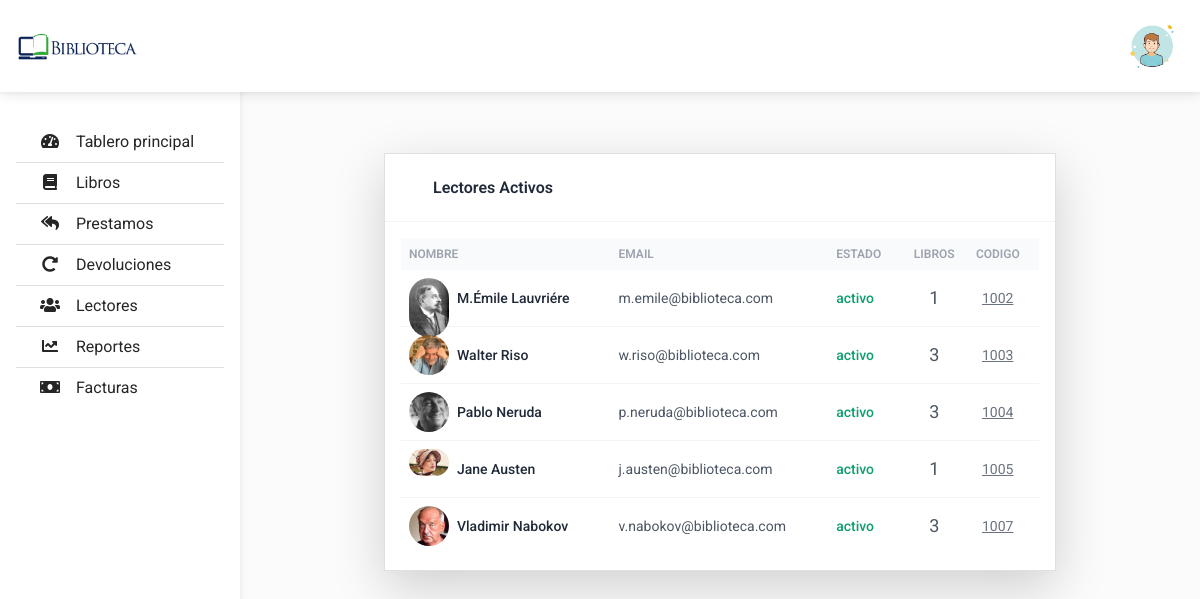
Page /lectores.php on the earlier database version.
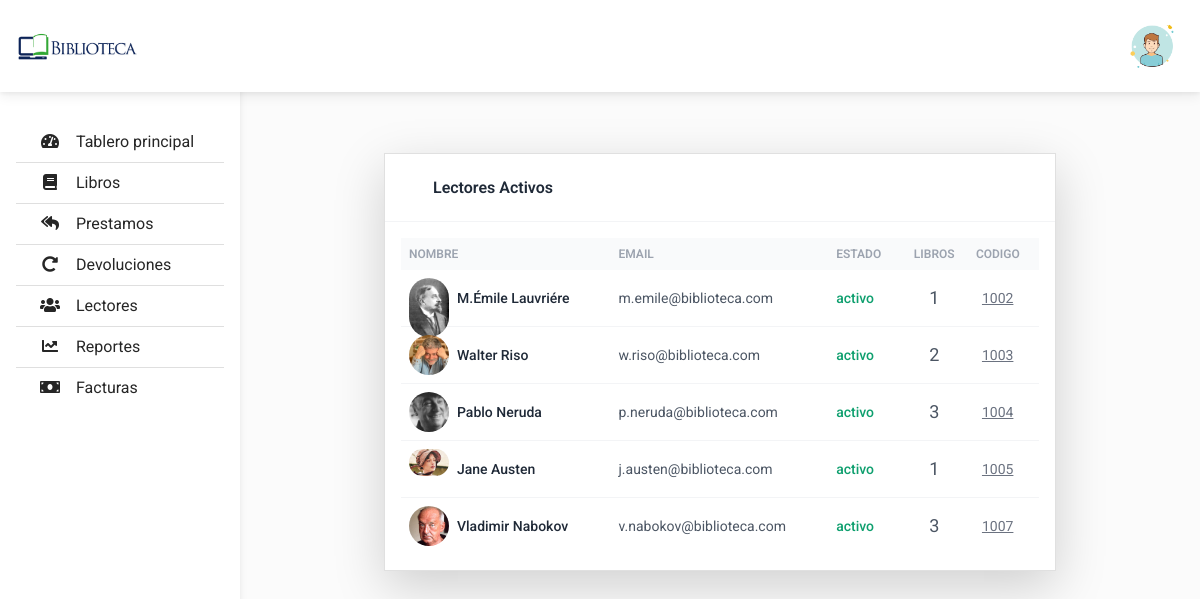
Same page on the later database version.
### tables this page shows
CREATE TABLE `lector` (
  `codigoLector` int(11) NOT NULL,
  `estado` tinyint(4) NOT NULL DEFAULT 1
);

### lectores.php (called while the page is built, shortened)
<?php
require_once('php/components/head.php');
require_once('php/view/lectores/index.php');
require_once('php/components/footer.php');

### php/classes/Lectores.php (called while the page is built, shortened)
<?php
class Lectores implements ISelect
{
    function Select($sql)
    {
        return $this->ejecutar($sql)->fetchAll(PDO::FETCH_OBJ);
    }
}
$lector = new Lectores();

### php/view/lectores/validate.php (called while the page is built)
<?php
$sql = "SELECT * FROM `v_lectores`;";
$columna = $lector->Select($sql);

### php/traits/Database.php (called while the page is built)
<?php
trait Database
{
    protected function pdo()
    {
        $host = "mysql:host=localhost;dbname=bd-biblioteca";
        $username = "root";
        $password = "";
        $option = [PDO::ATTR_ERRMODE => PDO::ERRMODE_WARNING];
        try {
            $pdo = new PDO($host, $username, $password, $option);
            if ($pdo instanceof PDO) {
                return $pdo;
            } else {
                throw new Exception(message: "Database not found");
            }
        } catch (PDOException $e) {
            die($e->getMessage());
        }
    }
    protected function ejecutar($sql)
    {
        $query = $this->pdo()->prepare($sql);
        if (!@$query->execute()) return false;
        return $query;
    }
}

### php/view/lectores/index.php (the view, shortened to what the changed rows need)
<?php require_once('validate.php'); ?>
<section class="flex flex-col justify-center antialiased text-gray-600 min-h-screen p-4">
    <div class="h-full">
        <div class="w-full max-w-2xl mx-auto bg-white shadow-lg rounded-sm border border-gray-200">
            <header class="px-5 py-4 border-b border-gray-100">
                <h2 class="font-semibold text-gray-800">Lectores Activos</h2>
            </header>
            <div class="p-3">
                <div class="overflow-x-auto">
                    <table class="table-auto w-full">
                        <thead class="text-xs font-semibold uppercase text-gray-400 bg-gray-50">
                            <tr>
                                <th class="p-2 whitespace-nowrap">
                                    <div class="font-semibold text-left">Nombre</div>
                                </th>
                                <th class="p-2 whitespace-nowrap">
                                    <div class="font-semibold text-left">Email</div>
                                </th>
                                <th class="p-2 whitespace-nowrap">
                                    <div class="font-semibold text-left">Estado</div>
                                </th>
                                <th class="p-2 whitespace-nowrap">
                                    <div class="font-semibold text-center">Libros</div>
                                </th>
                                <th class="p-2 whitespace-nowrap">
                                    <div class="font-semibold text-left">Codigo</div>
                                </th>
                            </tr>
                        </thead>
                        <tbody class="text-sm divide-y divide-gray-100">
                            <?php foreach ($columna as $valor) { ?>
                                <tr>
                                    <td class="p-2 whitespace-nowrap">
                                        <div class="flex items-center">
                                            <div class="w-10 h-10 flex-shrink-0 mr-2 sm:mr-3">
                                                <img class="rounded-full" src="/biblioteca/php/public/images/usuarios/<?= $valor->codigoLector; ?>.jpg" width="40" height="40" alt="<?= $valor->nombre; ?>">
                                            </div>
                                            <div class="font-medium text-gray-800"><?= $valor->nombre; ?></div>
                                        </div>
                                    </td>
                                    <td class="p-2 whitespace-nowrap">
                                        <div class="text-left"><?= $valor->usuario; ?></div>
                                    </td>
                                    <td class="p-2 whitespace-nowrap">
                                        <div class="text-left font-medium text-green-500">activo</div>
                                    </td>
                                    <td class="p-2 whitespace-nowrap">
                                        <div class="text-lg text-center"><?= $valor->cantidad; ?></div>
                                    </td>
                                    <td class="p-2 whitespace-nowrap">
                                        <div class="text-left">
                                            <button type="button" class="hidden underline sm:inline-block text-gray-500 dark:text-gray-400 hover:bg-gray-100 dark:hover:bg-gray-700 focus:outline-none focus:ring-4 focus:outline-none focus:ring-gray-200 dark:focus:ring-gray-700 rounded-lg text-sm p-1.5" data-mdb-toggle="modal" data-mdb-target="#exampleModal<?= $valor->codigoLector; ?>">
                                                <?= $valor->codigoLector; ?>
                                            </button>
                                        </div>
                                    </td>
                                </tr>
                            <?php } ?>
                        </tbody>
                    </table>
                </div>
            </div>
        </div>
    </div>
</section>

Differences in the rows shown:
changed lector id 1003: cantidad "3" → "2"
